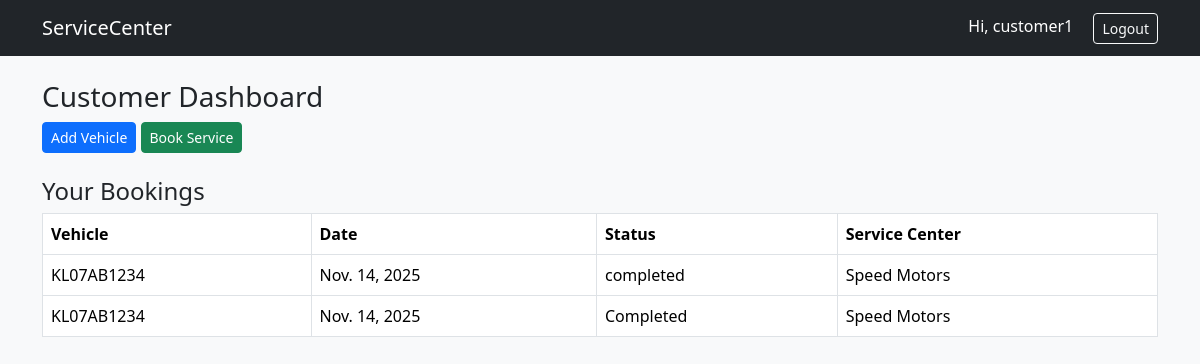
The page /dashboard/customer/ (signed in) on the database its author committed.
### vehicle/models.py (models this page shows, shortened)
class ServiceBooking(models.Model):
    customer = models.ForeignKey(Customer, on_delete=models.CASCADE)
    vehicle = models.ForeignKey(Vehicle, on_delete=models.CASCADE)
    service_center = models.ForeignKey(ServiceCenter, on_delete=models.CASCADE)
    booking_date = models.DateTimeField(auto_now_add=True)
    scheduled_date = models.DateField()
    description = models.TextField()
    status_choices = [
        ('Pending', 'Pending'),
        ('In Progress', 'In Progress'),
        ('Completed', 'Completed'),
        ('Cancelled', 'Cancelled'),
    ]
    status = models.CharField(max_length=20, choices=status_choices, default='Pending')

class Vehicle(models.Model):
    customer = models.ForeignKey(Customer, on_delete=models.CASCADE, related_name='vehicles')
    vehicle_number = models.CharField(max_length=50, unique=True)
    model = models.CharField(max_length=100)
    manufacturer = models.CharField(max_length=100)
    year = models.IntegerField()
    fuel_type = models.CharField(max_length=50)
    registration_date = models.DateField(auto_now_add=True)

class ServiceCenter(models.Model):
    user = models.OneToOneField(User, on_delete=models.CASCADE)
    name = models.CharField(max_length=150)
    address = models.TextField()
    phone = models.CharField(max_length=15)
    email = models.EmailField(unique=True)
    registration_date = models.DateTimeField(auto_now_add=True)

### vehicle/views.py (the view)
# urls.py: path('dashboard/customer/', views.customer_dashboard, name='customer_dashboard'),
@login_required
def customer_dashboard(request):
    if not hasattr(request.user, "customer"):
        messages.error(request, "Access denied.")
        return redirect("home")
    customer = request.user.customer
    bookings = ServiceBooking.objects.filter(customer=customer).order_by('-booking_date')
    vehicles = Vehicle.objects.filter(customer=customer)
    context = {"customer": customer, "bookings": bookings, "vehicles": vehicles}
    return render(request, "customer_dashboard.html", context)

### vehicle/templates/customer_dashboard.html
{% extends 'base.html' %}
{% block content %}
<h3>Customer Dashboard</h3>
<a href="{% url 'add_vehicle' %}" class="btn btn-sm btn-primary">Add Vehicle</a>
<a href="{% url 'booking_service' %}" class="btn btn-sm btn-success">Book Service</a>
<h4 class="mt-4">Your Bookings</h4>
<table class="table table-bordered">
  <tr>
    <th>Vehicle</th>
    <th>Date</th>
    <th>Status</th>
    <th>Service Center</th>
  </tr>
  {% for b in bookings %}
  <tr>
    <td>{{ b.vehicle.vehicle_number }}</td>
    <td>{{ b.scheduled_date }}</td>
    <td>{{ b.status }}</td>
    <td>{{ b.service_center.name }}</td>
  </tr>
  {% empty %}
  <tr>
    <td colspan="4" class="text-center">No bookings yet.</td>
  </tr>
  {% endfor %}
</table>
{% endblock %}

### vehicle/templates/base.html (shortened to what this page needs)
<!DOCTYPE html>
<html lang="en">
<head>
  <link rel="stylesheet" href="https://cdn.jsdelivr.net/npm/bootstrap@5.3.2/dist/css/bootstrap.min.css">
</head>
<body class="bg-light">
  <nav class="navbar navbar-expand-lg navbar-dark bg-dark">
    <div class="container">
      <a class="navbar-brand" href="{% url 'home' %}">ServiceCenter</a>
      <div>
        {% if user.is_authenticated %}
        <span class="text-white me-3">Hi, {{ user.username }}</span>
        <a href="{% url 'logout' %}" class="btn btn-outline-light btn-sm">Logout</a>
        {% else %}
        <a href="{% url 'login' %}" class="btn btn-outline-light btn-sm">Login</a>
        {% endif %}
      </div>
    </div>
  </nav>
  <div class="container mt-4">
    {% block content %}{% endblock %}
  </div>
</body>
</html>

### rows shown on the page
ServiceBooking: vehicle.vehicle_number "KL07AB1234", scheduled_date "Nov. 14, 2025", status "completed", service_center.name "Speed Motors"
ServiceBooking: vehicle.vehicle_number "KL07AB1234", scheduled_date "Nov. 14, 2025", status "Completed", service_center.name "Speed Motors"

### other values the page prints
{{ user.username }} "customer1"
